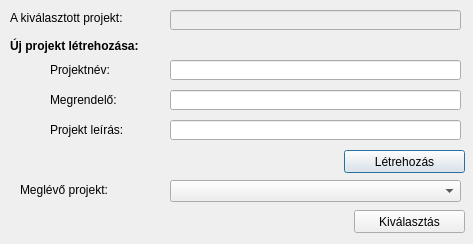
<?xml version="1.0" encoding="UTF-8"?>
<ui version="4.0">
 <class>Projekt</class>
 <widget class="QDialog" name="Projekt">
  <property name="geometry">
   <rect>
    <x>0</x>
    <y>0</y>
    <width>473</width>
    <height>244</height>
   </rect>
  </property>
  <property name="windowTitle">
   <string>Projekt-beállítás</string>
  </property>
  <widget class="QLabel" name="label">
   <property name="geometry">
    <rect>
     <x>10</x>
     <y>10</y>
     <width>161</width>
     <height>16</height>
    </rect>
   </property>
   <property name="font">
    <font>
     <family>MS Sans Serif</family>
    </font>
   </property>
   <property name="text">
    <string>A kiválasztott projekt:</string>
   </property>
  </widget>
  <widget class="QLabel" name="label_2">
   <property name="geometry">
    <rect>
     <x>10</x>
     <y>38</y>
     <width>181</width>
     <height>16</height>
    </rect>
   </property>
   <property name="font">
    <font>
     <family>MS Sans Serif</family>
     <weight>75</weight>
     <bold>true</bold>
    </font>
   </property>
   <property name="text">
    <string>Új projekt létrehozása:</string>
   </property>
  </widget>
  <widget class="QLabel" name="label_3">
   <property name="geometry">
    <rect>
     <x>50</x>
     <y>60</y>
     <width>91</width>
     <height>20</height>
    </rect>
   </property>
   <property name="font">
    <font>
     <family>MS Sans Serif</family>
    </font>
   </property>
   <property name="text">
    <string>Projektnév:</string>
   </property>
  </widget>
  <widget class="QLabel" name="label_4">
   <property name="geometry">
    <rect>
     <x>50</x>
     <y>90</y>
     <width>91</width>
     <height>20</height>
    </rect>
   </property>
   <property name="font">
    <font>
     <family>MS Sans Serif</family>
    </font>
   </property>
   <property name="text">
    <string>Megrendelő:</string>
   </property>
  </widget>
  <widget class="QLabel" name="label_5">
   <property name="geometry">
    <rect>
     <x>50</x>
     <y>120</y>
     <width>91</width>
     <height>20</height>
    </rect>
   </property>
   <property name="font">
    <font>
     <family>MS Sans Serif</family>
    </font>
   </property>
   <property name="text">
    <string>Projekt leírás:</string>
   </property>
  </widget>
  <widget class="QLineEdit" name="ujprojekt">
   <property name="geometry">
    <rect>
     <x>170</x>
     <y>60</y>
     <width>291</width>
     <height>20</height>
    </rect>
   </property>
   <property name="font">
    <font>
     <family>MS Sans Serif</family>
    </font>
   </property>
  </widget>
  <widget class="QLineEdit" name="megrendelo">
   <property name="geometry">
    <rect>
     <x>170</x>
     <y>90</y>
     <width>291</width>
     <height>20</height>
    </rect>
   </property>
   <property name="font">
    <font>
     <family>MS Sans Serif</family>
    </font>
   </property>
  </widget>
  <widget class="QLineEdit" name="ujleiras">
   <property name="geometry">
    <rect>
     <x>170</x>
     <y>120</y>
     <width>291</width>
     <height>20</height>
    </rect>
   </property>
   <property name="font">
    <font>
     <family>MS Sans Serif</family>
    </font>
   </property>
  </widget>
  <widget class="QPushButton" name="Ujproject_letrehozas">
   <property name="geometry">
    <rect>
     <x>344</x>
     <y>150</y>
     <width>121</width>
     <height>23</height>
    </rect>
   </property>
   <property name="font">
    <font>
     <family>MS Sans Serif</family>
    </font>
   </property>
   <property name="text">
    <string>Létrehozás</string>
   </property>
  </widget>
  <widget class="QLabel" name="label_6">
   <property name="geometry">
    <rect>
     <x>20</x>
     <y>180</y>
     <width>121</width>
     <height>20</height>
    </rect>
   </property>
   <property name="font">
    <font>
     <family>MS Sans Serif</family>
    </font>
   </property>
   <property name="text">
    <string>Meglévő projekt:</string>
   </property>
  </widget>
  <widget class="QComboBox" name="Projectlista">
   <property name="geometry">
    <rect>
     <x>170</x>
     <y>180</y>
     <width>291</width>
     <height>22</height>
    </rect>
   </property>
   <property name="font">
    <font>
     <family>MS Sans Serif</family>
    </font>
   </property>
  </widget>
  <widget class="QPushButton" name="projeckt_kivalasztas">
   <property name="geometry">
    <rect>
     <x>354</x>
     <y>210</y>
     <width>111</width>
     <height>23</height>
    </rect>
   </property>
   <property name="font">
    <font>
     <family>MS Sans Serif</family>
    </font>
   </property>
   <property name="text">
    <string>Kiválasztás</string>
   </property>
  </widget>
  <widget class="QLineEdit" name="projekt">
   <property name="enabled">
    <bool>false</bool>
   </property>
   <property name="geometry">
    <rect>
     <x>170</x>
     <y>10</y>
     <width>291</width>
     <height>20</height>
    </rect>
   </property>
   <property name="font">
    <font>
     <family>MS Sans Serif</family>
    </font>
   </property>
  </widget>
 </widget>
 <resources/>
 <connections/>
</ui>
